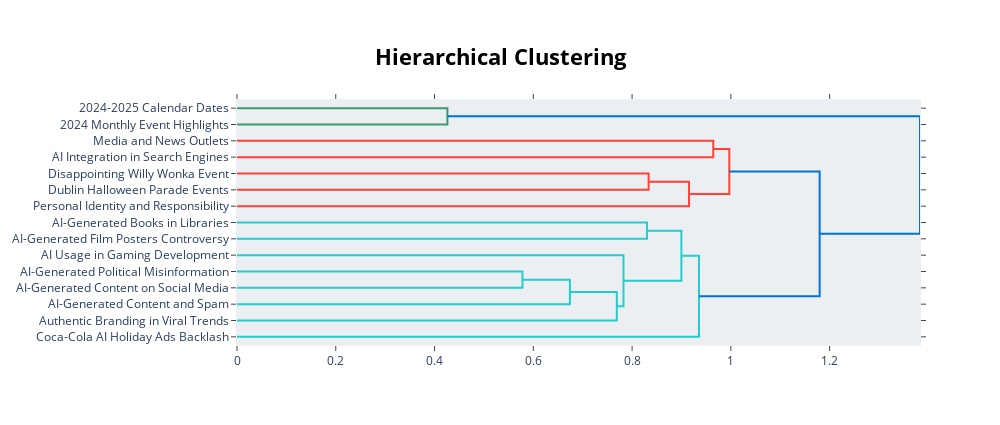

The cell this chart's notebook holds for it:
### Code cell
topic_model.visualize_hierarchy(custom_labels=True)

### Figure 1 — Plotly figure (JSON) as saved in the notebook; plotly's stock layout.template omitted (floating-point values rounded to 4 significant figures)
{"data": [{"hoverinfo": "text", "marker": {"color": "rgb(61,153,112)"}, "mode": "lines", "type": "scatter", "x": [0.0, 0.4261, 0.4261, 0.0], "xaxis": "x", "y": [-5.0, -5.0, -15.0, -15.0], "yaxis": "y"}, {"hoverinfo": "text", "marker": {"color": "rgb(255,65,54)"}, "mode": "lines", "type": "scatter", "x": [0.0, 0.9644, 0.9644, 0.0], "xaxis": "x", "y": [-25.0, -25.0, -35.0, -35.0], "yaxis": "y"}, {"hoverinfo": "text", "marker": {"color": "rgb(255,65,54)"}, "mode": "lines", "type": "scatter", "x": [0.0, 0.8335, 0.8335, 0.0], "xaxis": "x", "y": [-45.0, -45.0, -55.0, -55.0], "yaxis": "y"}, {"hoverinfo": "text", "marker": {"color": "rgb(255,65,54)"}, "mode": "lines", "type": "scatter", "x": [0.8335, 0.9153, 0.9153, 0.0], "xaxis": "x", "y": [-50.0, -50.0, -65.0, -65.0], "yaxis": "y"}, {"hoverinfo": "text", "marker": {"color": "rgb(255,65,54)"}, "mode": "lines", "type": "scatter", "x": [0.9644, 0.9969, 0.9969, 0.9153], "xaxis": "x", "y": [-30.0, -30.0, -57.5, -57.5], "yaxis": "y"}, {"hoverinfo": "text", "marker": {"color": "rgb(35,205,205)"}, "mode": "lines", "type": "scatter", "x": [0.0, 0.8301, 0.8301, 0.0], "xaxis": "x", "y": [-75.0, -75.0, -85.0, -85.0], "yaxis": "y"}, {"hoverinfo": "text", "marker": {"color": "rgb(35,205,205)"}, "mode": "lines", "type": "scatter", "x": [0.0, 0.578, 0.578, 0.0], "xaxis": "x", "y": [-105.0, -105.0, -115.0, -115.0], "yaxis": "y"}, {"hoverinfo": "text", "marker": {"color": "rgb(35,205,205)"}, "mode": "lines", "type": "scatter", "x": [0.578, 0.6741, 0.6741, 0.0], "xaxis": "x", "y": [-110.0, -110.0, -125.0, -125.0], "yaxis": "y"}, {"hoverinfo": "text", "marker": {"color": "rgb(35,205,205)"}, "mode": "lines", "type": "scatter", "x": [0.6741, 0.7691, 0.7691, 0.0], "xaxis": "x", "y": [-117.5, -117.5, -135.0, -135.0], "yaxis": "y"}, {"hoverinfo": "text", "marker": {"color": "rgb(35,205,205)"}, "mode": "lines", "type": "scatter", "x": [0.0, 0.7826, 0.7826, 0.7691], "xaxis": "x", "y": [-95.0, -95.0, -126.2, -126.2], "yaxis": "y"}, {"hoverinfo": "text", "marker": {"color": "rgb(35,205,205)"}, "mode": "lines", "type": "scatter", "x": [0.8301, 0.8998, 0.8998, 0.7826], "xaxis": "x", "y": [-80.0, -80.0, -110.6, -110.6], "yaxis": "y"}, {"hoverinfo": "text", "marker": {"color": "rgb(35,205,205)"}, "mode": "lines", "type": "scatter", "x": [0.8998, 0.9355, 0.9355, 0.0], "xaxis": "x", "y": [-95.31, -95.31, -145.0, -145.0], "yaxis": "y"}, {"hoverinfo": "text", "marker": {"color": "rgb(0,116,217)"}, "mode": "lines", "type": "scatter", "x": [0.9969, 1.18, 1.18, 0.9355], "xaxis": "x", "y": [-43.75, -43.75, -120.2, -120.2], "yaxis": "y"}, {"hoverinfo": "text", "marker": {"color": "rgb(0,116,217)"}, "mode": "lines", "type": "scatter", "x": [0.4261, 1.383, 1.383, 1.18], "xaxis": "x", "y": [-10.0, -10.0, -81.95, -81.95], "yaxis": "y"}], "layout": {"autosize": false, "height": 425, "hoverlabel": {"bgcolor": "white", "font": {"family": "Rockwell", "size": 16}}, "hovermode": "closest", "plot_bgcolor": "#ECEFF1", "showlegend": false, "title": {"font": {"color": "Black", "size": 22}, "text": "<b>Hierarchical Clustering</b>", "x": 0.5, "xanchor": "center", "yanchor": "top"}, "width": 1000, "xaxis": {"mirror": "allticks", "rangemode": "tozero", "showgrid": false, "showline": true, "showticklabels": true, "ticks": "outside", "type": "linear", "zeroline": false}, "yaxis": {"mirror": "allticks", "range": [-150, 0], "rangemode": "tozero", "showgrid": false, "showline": true, "showticklabels": true, "tickmode": "array", "ticks": "outside", "ticktext": ["2024-2025 Calendar Dates", "2024 Monthly Event Highlights", "Media and News Outlets", "AI Integration in Search Engines", "Disappointing Willy Wonka Event", "Dublin Halloween Parade Events", "Personal Identity and Responsibility", "AI-Generated Books in Libraries", "AI-Generated Film Posters Controversy", "AI Usage in Gaming Development", "AI-Generated Political Misinformation", "AI-Generated Content on Social Media", "AI-Generated Content and Spam", "Authentic Branding in Viral Trends", "Coca-Cola AI Holiday Ads Backlash"], "tickvals": [-5, -15, -25, -35, -45, -55, -65, -75, -85, -95, -105, -115, -125, -135, -145], "type": "linear", "zeroline": false}}}
